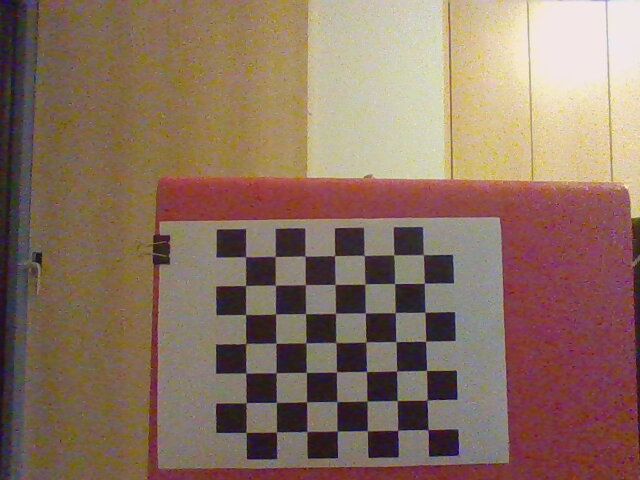
#> input picture images/test_images/image4.jpg, 640 x 480 px
$ python find_corners.py
#> lines starting #> are read from the running program, lines starting #| are printed output that depends on the picture; after the words box and inside, x2 and y2 are one past the last pixel; in counts of white or black regions, pixels touching at a corner belong together
import numpy as np
import cv2 as cv

savedir="../camera_data/"
newcam_mtx=np.load(savedir+'newcam_mtx.npy')
#> (reads camera_data/newcam_mtx.npy from the repository)

#load center points from New Camera matrix
cx=newcam_mtx[0,2]
cy=newcam_mtx[1,2]
fx=newcam_mtx[0,0]

criteria = (cv.TERM_CRITERIA_EPS + cv.TERM_CRITERIA_MAX_ITER, 30, 0.001)
win_name="Verify"
cv.namedWindow(win_name, cv.WND_PROP_FULLSCREEN)
# cv.setWindowProperty(win_name,cv.WND_PROP_FULLSCREEN,cv.WINDOW_FULLSCREEN)

print("getting images")
print("cx: "+str(cx)+",cy "+str(cy)+",fx "+str(fx))

img = cv.imread('../images/test_images/image4.jpg')
#> img is the input picture: shape (480, 640, 3); mean B, G, R 97.5, 113.1, 138.8
# img = cv.imread('images/cam_calibration/chessboard_25.jpg')

gray = cv.cvtColor(img, cv.COLOR_BGR2GRAY)
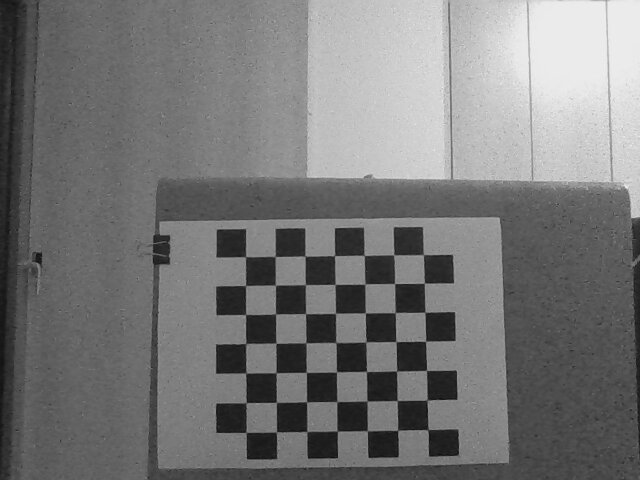
#> gray: shape (480, 640); min 13, max 240, mean 119


# Find the chess board corners
ret, corners = cv.findChessboardCorners(gray, (7,7), None)
#> ret = True; corners = 49 rows, first 8: [423.4, 254.7], [424.4, 283.1], [424.8, 312.3], [425.6, 341.4], [426.5, 370.4], [426.9, 399.7], [427.8, 429.9], [393.6, 254.8]
# If found, add object points, image points (after refining them)
if ret == True:
    corners2=cv.cornerSubPix(gray,corners, (11,11), (-1,-1), criteria)
#> corners2 = 49 rows, first 8: [423.4, 254.6], [424.3, 283.2], [425, 312.2], [425.6, 341.2], [426.5, 370.4], [427.1, 400.2], [428, 429.6], [393.8, 254.8]
    print(corners2)
#> (printed output is left out)
    # Draw and display the corners
    cv.drawChessboardCorners(img, (7,7), corners2[:1,:,:], ret)
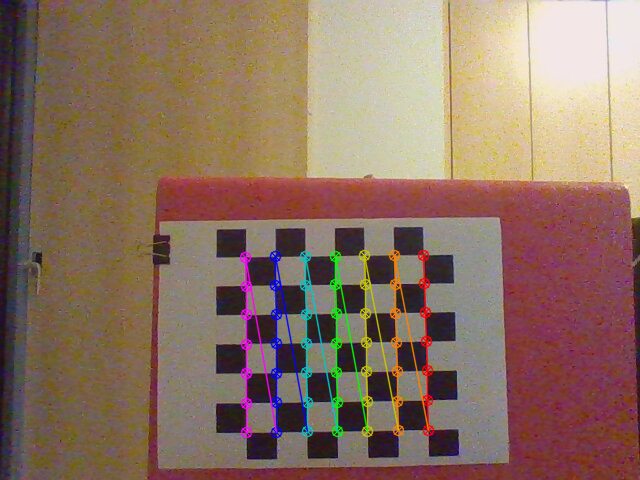
#> img: shape (480, 640, 3); 3.43% of pixels changed, all inside (x1, y1, x2, y2) = (239, 249, 435, 439)
    cv.imshow(win_name, img)
    cv.waitKey(0)

img1=img

cv.destroyAllWindows()
